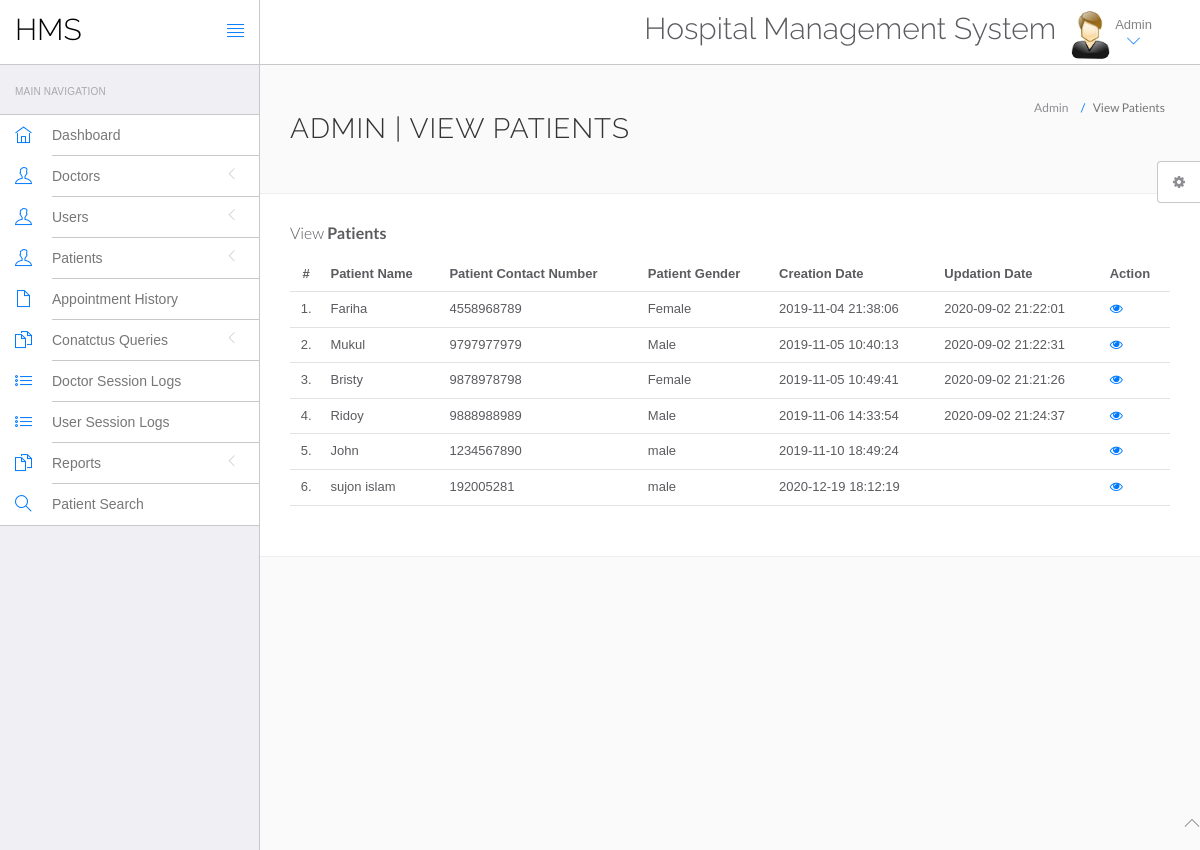
/hospital/hms/admin/manage-patient.php (signed in), run on the app's committed database.
### tables this page shows
CREATE TABLE `tblpatient` (
  `ID` int(10) NOT NULL,
  `Docid` int(10) DEFAULT NULL,
  `PatientName` varchar(200) DEFAULT NULL,
  `PatientContno` bigint(10) DEFAULT NULL,
  `PatientEmail` varchar(200) DEFAULT NULL,
  `PatientGender` varchar(50) DEFAULT NULL,
  `PatientAdd` mediumtext DEFAULT NULL,
  `PatientAge` int(10) DEFAULT NULL,
  `PatientMedhis` mediumtext DEFAULT NULL,
  `CreationDate` timestamp NULL DEFAULT current_timestamp(),
  `UpdationDate` timestamp NULL DEFAULT NULL ON UPDATE current_timestamp()
);

### hospital/hms/admin/manage-patient.php (the view, shortened to what this page needs)
<?php
include('include/config.php');
?>
<!DOCTYPE html>
<html lang="en">
	<head>
		<link rel="stylesheet" href="vendor/bootstrap/css/bootstrap.min.css">
		<link rel="stylesheet" href="vendor/fontawesome/css/font-awesome.min.css">
		<link rel="stylesheet" href="vendor/themify-icons/themify-icons.min.css">
		<link href="vendor/animate.css/animate.min.css" rel="stylesheet" media="screen">
		<link href="vendor/perfect-scrollbar/perfect-scrollbar.min.css" rel="stylesheet" media="screen">
		<link href="vendor/switchery/switchery.min.css" rel="stylesheet" media="screen">
		<link href="vendor/bootstrap-touchspin/jquery.bootstrap-touchspin.min.css" rel="stylesheet" media="screen">
		<link href="vendor/select2/select2.min.css" rel="stylesheet" media="screen">
		<link href="vendor/bootstrap-datepicker/bootstrap-datepicker3.standalone.min.css" rel="stylesheet" media="screen">
		<link href="vendor/bootstrap-timepicker/bootstrap-timepicker.min.css" rel="stylesheet" media="screen">
		<link rel="stylesheet" href="assets/css/styles.css">
		<link rel="stylesheet" href="assets/css/plugins.css">
		<link rel="stylesheet" href="assets/css/themes/theme-1.css" id="skin_color" />
	</head>
	<body>
		<div id="app">
<?php include('include/sidebar.php');?>
<div class="app-content">
<?php include('include/header.php');?>
<div class="main-content" >
<div class="wrap-content container" id="container">
<section id="page-title">
<div class="row">
<div class="col-sm-8">
<h1 class="mainTitle">Admin | View Patients</h1>
</div>
<ol class="breadcrumb">
<li>
<span>Admin</span>
</li>
<li class="active">
<span>View Patients</span>
</li>
</ol>
</div>
</section>
<div class="container-fluid container-fullw bg-white">
<div class="row">
<div class="col-md-12">
<h5 class="over-title margin-bottom-15">View <span class="text-bold">Patients</span></h5>
<table class="table table-hover" id="sample-table-1">
<thead>
<tr>
<th class="center">#</th>
<th>Patient Name</th>
<th>Patient Contact Number</th>
<th>Patient Gender </th>
<th>Creation Date </th>
<th>Updation Date </th>
<th>Action</th>
</tr>
</thead>
<tbody>
<?php
$sql=mysqli_query($con,"select * from tblpatient");
$cnt=1;
while($row=mysqli_fetch_array($sql))
{
?>
<tr>
<td class="center"><?php echo $cnt;?>.</td>
<td class="hidden-xs"><?php echo $row['PatientName'];?></td>
<td><?php echo $row['PatientContno'];?></td>
<td><?php echo $row['PatientGender'];?></td>
<td><?php echo $row['CreationDate'];?></td>
<td><?php echo $row['UpdationDate'];?>
</td>
<td>
<a href="view-patient.php?viewid=<?php echo $row['ID'];?>"><i class="fa fa-eye"></i></a>
</td>
</tr>
<?php
$cnt=$cnt+1;
 }?></tbody>
</table>
</div>
</div>
</div>
</div>
</div>
</div>
</div>
	<?php include('include/footer.php');?>
	<?php include('include/setting.php');?>
	</body>
</html>

### hospital/hms/admin/assets/css/themes/theme-1.css (style rules this page uses)
body { background: #FAFAFA; }

### data on the page
tblpatient: PatientName "Fariha", PatientContno "4558968789", PatientGender "Female", CreationDate "2019-11-04 21:38:06", UpdationDate "2020-09-02 21:22:01"
tblpatient: PatientName "Mukul", PatientContno "9797977979", PatientGender "Male", CreationDate "2019-11-05 10:40:13", UpdationDate "2020-09-02 21:22:31"
tblpatient: PatientName "Bristy", PatientContno "9878978798", PatientGender "Female", CreationDate "2019-11-05 10:49:41", UpdationDate "2020-09-02 21:21:26"
tblpatient: PatientName "Ridoy", PatientContno "9888988989", PatientGender "Male", CreationDate "2019-11-06 14:33:54", UpdationDate "2020-09-02 21:24:37"
tblpatient: PatientName "John", PatientContno "1234567890", PatientGender "male", CreationDate "2019-11-10 18:49:24"
tblpatient: PatientName "sujon islam", PatientContno "192005281", PatientGender "male", CreationDate "2020-12-19 18:12:19"
